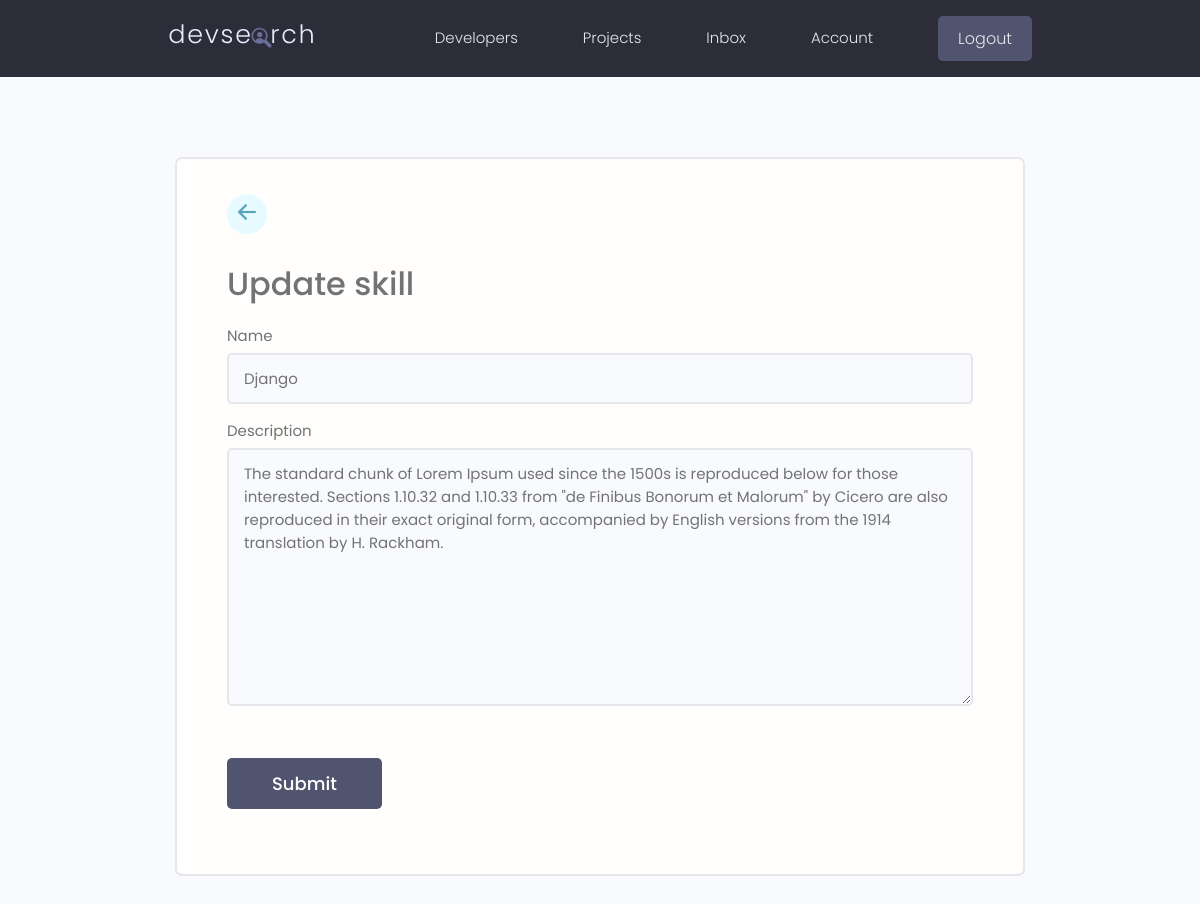
The page /edit-skill/a98e0cf9-92ab-4745-af06-948ed3fd3d54/ (signed in) on the database its author committed.
### user/models.py (models this page shows, shortened)
class Skill(models.Model):
    owner = models.ForeignKey(Profile, on_delete=models.CASCADE)
    name = models.CharField(max_length=200, null=True, blank=True)
    description = models.TextField(null=True, blank=True)
    id = models.UUIDField(default=uuid.uuid4, unique=True, primary_key=True, editable=False)

### user/views.py (the view)
# urls.py: path('edit-skill/<str:pk>/', views.editSkill, name="edit-skill"),
@login_required(login_url='login')
def editSkill(request, pk):
    page = 'edit'
    profile = request.user.profile
    skill = profile.skill_set.get(id=pk)
    form = SkillForm(instance=skill)
    if request.method == 'POST':
        form = SkillForm(request.POST, instance=skill)
        if form.is_valid():
            form.save()
            messages.success(request, 'Skill was updated successfully!')
            return redirect('account')
    context = {'form':form, 'page': page}
    return render(request, 'user/skill_form.html', context)

### user/forms.py
class SkillForm(ModelForm):
    class Meta:
        model = Skill
        fields = '__all__'
        exclude = ['owner']
    def __init__(self, *args, **kwargs):
        super(SkillForm, self).__init__(*args, **kwargs)
        for label, field in self.fields.items():
            field.widget.attrs.update({'class': 'input'})

### user/templates/user/skill_form.html (shortened to what this page needs)
{% extends 'main.html' %}
{% block content %}
{% if page == 'add' %}
    <main class="formPage my-xl">
        <div class="content-box">
            <div class="formWrapper">
                <a class="backButton" href="#"><i style="font-size:36px" class="bi bi-arrow-left-short"></i></a>
                <br>
                <h3>Add new skill</h3>
                <form class="form" method="POST">
                    {% csrf_token %}
                    {% for field in form %}
                    <div class="form__field">
                        <label for="formInput#text">{{field.label}}</label>
                        {{field}}
                    </div>
                    {% endfor %}
                    <input class="btn btn--sub btn--lg  my-md" type="submit" value="Submit" />
                </form>
            </div>
        </div>
    </main>
{% elif page == 'edit' %}
    <main class="formPage my-xl">
        <div class="content-box">
            <div class="formWrapper">
                <a class="backButton" href="{% url 'account' %}"><i style="font-size:36px" class="bi bi-arrow-left-short"></i></a>
                <br>
                <h3>Update skill</h3>
                <form class="form" method="POST">
                    {% for field in form %}
                    <div class="form__field">
                        <label for="formInput#text">{{field.label}}</label>
                        {{field}}
                    </div>
                    {% endfor %}
                    <input class="btn btn--sub btn--lg  my-md" type="submit" value="Submit" />
                </form>
            </div>
        </div>
    </main>
{% endif %}
{% endblock content %}

### static/styles/app.css (style rules this page uses)
:root { --color-sub: #2d2d39; }
.btn--sub { background-color: var(--color-sub-light); }
.content-box { width: 95%; max-width: 85rem; margin: 0 auto; }
.backButton { background: var(--color-main-light); color: var(--color-main); width: 4rem; height: 4rem; display: flex; align-items: center; justify-content: center; border-radius: 50%; }
.backButton i { font-size: 1.8rem; }
.formPage .formWrapper { list-style: none; background: var(--color-white); padding: 3.5rem 5rem; border: 2px solid var(--color-light); border-radius: 0.7rem; }

### static/uikit/styles/modules/_variables.css (style rules this page uses)
:root { --color-main: #5aa5b9; --color-main-light: #e6faff; --color-sub: #3f4156; --color-sub-light: #51546e; --color-sub-lighter: #ededfd; --color-text: #737373; --color-gray: #8b8b8b; --color-light: #e5e7eb; --color-light-gray: #767676; --color-bg: #f8fafd; --color-white: #fffefd; --color-white-light: #f3f3f3; --color-success: #359e64; --color-success-bg: #def8e8; --color-error: #fc4b0b; --color-error-bg: #fff2ee; --font-base: 'Poppins', arial, helvetica, 'Segoe UI', roboto, ubuntu, sans-serif; --font-monospace: 'Fira Code', 'Courier New', courier, monospace; --font-regular: 300; --font-medium: 500; --font-bold: 700; --generic-shadow: 1px 1px 5px #00000010; --generic-transition: all 0.3s ease-in-out; }

### static/uikit/styles/modules/_base.css (style rules this page uses)
* { margin: 0; padding: 0; box-sizing: border-box; text-rendering: optimizeLegibility; color: inherit; font-size: inherit; }
html { font-size: 50%; }
@media only screen and (min-width: 480px) { html { font-size: 56.25%; } }
@media only screen and (min-width: 1200px) { html { font-size: 62.5%; } }
body { line-height: 1.6; font-weight: 400; font-size: 1.5rem; color: var(--color-text); background-color: var(--color-bg); min-height: 100vh; }

### static/uikit/styles/modules/_typography.css (style rules this page uses)
* { font-family: var(--font-base); }
h3 { font-size: 3.2rem; font-weight: var(--font-medium); }
a { padding-bottom: 2px; text-decoration: none; display: inline-block; color: var(--color-main); font-weight: var(--font-medium); }

### static/uikit/styles/modules/_utilities.css (style rules this page uses)
.my-md { margin: 3rem auto; }
.my-xl { margin: 8rem auto; }

### static/uikit/styles/modules/_button.css (style rules this page uses)
.btn { display: inline-block; position: relative; cursor: pointer; background-color: var(--color-light); font-weight: var(--font-medium); color: var(--color-sub); text-decoration: none; padding: 1rem 2rem; border-radius: 0.5rem; border: none; width: -webkit-fit-content; width: -moz-fit-content; width: fit-content; height: -webkit-fit-content; height: -moz-fit-content; height: fit-content; font-size: 1.6rem; outline-width: 0; outline-color: transparent; -webkit-backface-visibility: hidden; backface-visibility: hidden; transition: all 0.3s ease-in-out; }
.btn--sub { background-color: var(--color-sub); color: var(--color-white); }
.btn--lg { font-size: 1.8rem; padding: 1.2rem 4.5rem; }

### static/uikit/styles/modules/_form.css (style rules this page uses)
.form { display: block; }
.form__field { margin-top: 1.5rem; margin-bottom: 1.5rem; }
.form__label, .form__field > label { display: block; margin-bottom: 0.5rem; color: var(--color-text); }
input.input[type='text'], input.input[type='email'], input.input[type='password'], input.input[type='number'], textarea.input { min-width: 24rem; width: 100%; padding: 1.2rem 1.5rem; border-radius: 0.5rem; border: 2px solid var(--color-light); transition: all 0.3s ease-in-out; background-color: var(--color-bg); }

### rows shown on the page
Skill: form "Django" "The standard chunk of Lorem Ipsum used since the 1500s is reproduced below for those interested. Sections 1.10.32 and 1.10.33 from \"de Finibus Bonorum et Malorum\" by Cicero are also reproduced in their exact original form, accompanied by English versions from the 1914 translation by H. Rackham."

### other values the page prints
{{ field.label }} "Name" "Description"
